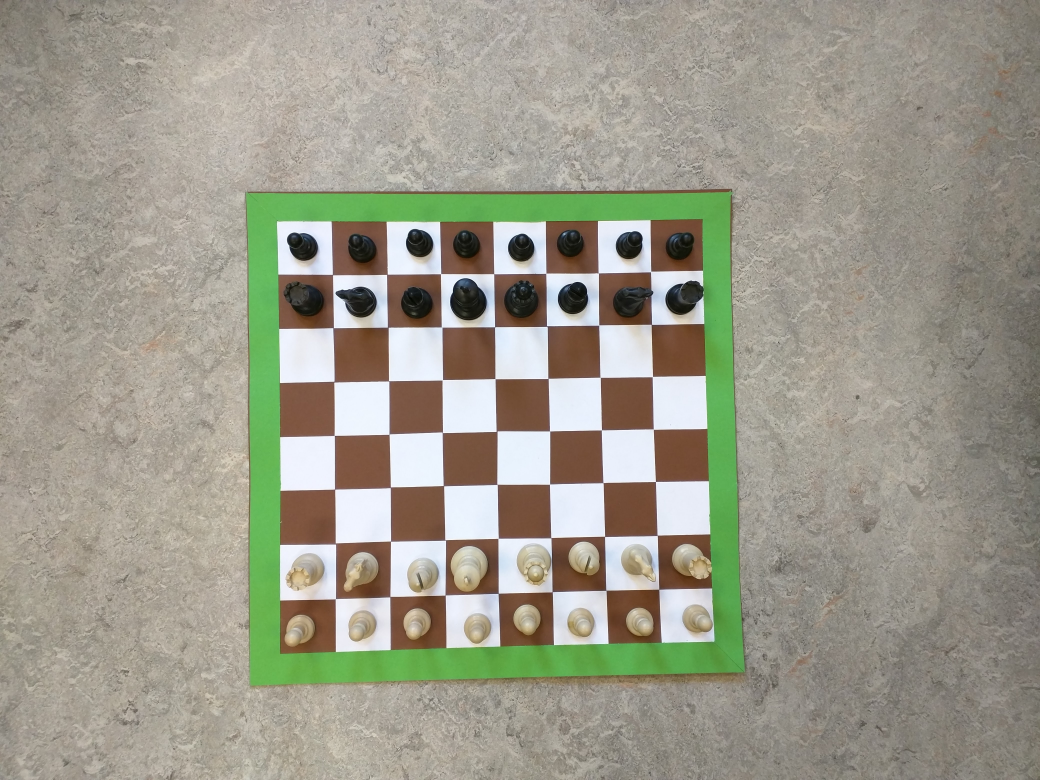
#> input picture images/board0.jpg, 4160 x 3120 px (shown at 1/4 size); its folder holds only this picture in this run
$ python chess.py
#> lines starting #> are read from the running program, lines starting #| are printed output that depends on the picture
### good_features.py
import numpy as np
import cv2
from math import sqrt, atan
from copy import deepcopy
from operator import itemgetter


def find_81_corners(img):
    gray = cv2.cvtColor(img,cv2.COLOR_BGR2GRAY)

    #blurred = cv2.GaussianBlur(gray, (55,55), 0)
    #blurred = cv2.blur(gray, (60,60))
    blurred = cv2.medianBlur(gray, 31)
    #blurred = cv2.bilateralFilter(gray, 9,75,75)

    corners = cv2.goodFeaturesToTrack(blurred,81,0.01,170)
    weird_corners = np.int0(corners).tolist()
    corners = []
    for c in weird_corners:
        corners.append(c[0])
    return corners

def draw_corners(corners, img, filename):
    img_copy = img.copy()
    for i in corners:
        x,y = i
        cv2.circle(img_copy,(x,y),25,255,-1)
    cv2.imwrite('images/' + filename + '.png',img_copy)

def create_line(a, b):
    ax, ay = a
    bx, by = b
    return (ax,ay,bx,by)

def line_to_point_dist(l, p):
    x0,y0 = p
    x1,y1,x2,y2 = l
    numerator = abs((y2-y1)*x0 - (x2-x1)*y0 + x2*y1 - y2*x1)
    denominator = sqrt((y2-y1)**2 + (x2-x1)**2)
    return numerator/denominator

def find_slope(line):
    x1,y1,x2,y2 = line
    if x1 == x2:
        return 0
    if y1 == y2:
        return 999
    x_diff = (x1-x2)
    y_diff = (y1-y2)
    slope = y_diff/x_diff
    degrees = atan(slope) * 180 / np.pi
    return degrees

# Find lines that are close enough to multiple points
def find_lines_from_points(points):
    a_points = points
    result = []
    threshold = 30.0
    while a_points:
        a = a_points.pop()
        b_points = deepcopy(a_points) # copy a_points
        while b_points:
            b = b_points.pop()
            c_points = deepcopy(b_points) # copy b_points
            line = create_line(a,b)
            points_on_line = 2
            while c_points:
                c = c_points.pop()
                distance = line_to_point_dist(line, c)
                if distance < threshold:
                    points_on_line += 1
                    #a_points.remove(c)
                    b_points.remove(c)
            if points_on_line > 5:
                result.append(line)
    lines = []
    for r in result:
        s = find_slope(r)
        line = (r,s)
        lines.append(line)

    return lines

def update_line_groups(largest, next_largest, new):
    if len(new) > len(largest):
        next_largest = largest
        largest = new
    elif len(new) > len(next_largest):
        next_largest = new
    return largest, next_largest

# group lines by similair angle
# assume that the groups we're interested in are the largest
def find_largest_line_groups(lines):
    sorted_lines = sorted(lines,key=itemgetter(1))
    diffs = []
    most_lines = []
    next_most_lines = []
    all_lists = []
    prev_index = 0
    for i in range(len(sorted_lines)-1):
        diff = sorted_lines[i+1][1]-sorted_lines[i][1]
        if diff > 5:
            new_list = sorted_lines[prev_index:i+1]
            prev_index = i+1
            all_lists.append(new_list)
            most_lines, next_most_lines = update_line_groups(most_lines, next_most_lines, new_list)
    last_list = sorted_lines[prev_index:]
        # [5 lines of commented-out code are left out]
    all_lists.append(last_list)
    most_lines, next_most_lines = update_line_groups(most_lines, next_most_lines, last_list)
    return most_lines, next_most_lines

# find the outmost lines in a list of lines
def find_outer_lines(lines):
    angle = lines[0][1]
    if angle < 45 and angle > -45:
        axis = 1 # or is it 1?
    else:
        axis = 0
    lowest_value = 99999
    lowest_line = None
    highest_value = 0
    highest_line = None

    for line in lines:
        x1,y1,x2,y2 = line[0]
        avg = [(x1+x2)/2, (y1+y2)/2]
        if avg[axis] < lowest_value:
            lowest_line = line
            lowest_value = avg[axis]
        if avg[axis] > highest_value:
            highest_line = line
            highest_value = avg[axis]
    return [lowest_line, highest_line]

# [6 lines of commented-out code are left out]

def find_line_intersection(pair, lines):
    i,j = pair
    x1,y1,x2,y2 = lines[i][0]
    x3,y3,x4,y4 = lines[j][0]
    # https://en.wikipedia.org/wiki/Line%E2%80%93line_intersection#Given_two_points_on_each_line
    px_num = (x1*y2-y1*x2)*(x3-x4) - (x1-x2)*(x3*y4-y3*x4)
    px_den = (x1-x2)*(y3-y4) - (y1-y2)*(x3-x4)
    py_num = (x1*y2-y1*x2)*(y3-y4) - (y1-y2)*(x3*y4-y3*x4)
    py_den = (x1-x2)*(y3-y4) - (y1-y2)*(x3-x4)
    return (px_num//px_den, py_num//py_den)

def find_intersections(list_of_lines):
    lines_pairs = [(0,2), (1,2), (0,3), (1,3)]
    corners = []
    for pair in lines_pairs:
        corner = find_line_intersection(pair, list_of_lines)
        corners.append(corner)
        #cv2.circle(img,corner,40,(255,255,255),-1)
    #cv2.imwrite('images/test3.png',img)

    np_corners = np.empty((4, 2), dtype="float32")
    for i in range(len(corners)):
        np_corners[i][0] = corners[i][0]
        np_corners[i][1] = corners[i][1]
    return np_corners

### chessboard_finding.py
import cv2 as cv
import numpy as np
from astar import Node, Graph, AStar
import good_features as gf

def find_chessboard(image, method):
    if method == 'greendiff':
        green = greendiff(image)
        corners = find_corners_using_astar(green)
    elif method == 'goodfeatures':
        all_corners = gf.find_81_corners(image)
        gf.draw_corners(all_corners, image, 'all_corners')
        lines = gf.find_lines_from_points( all_corners )
        g1,g2 = gf.find_largest_line_groups(lines)
        chess_board_lines = gf.find_outer_lines(g1)
        chess_board_lines += gf.find_outer_lines(g2)
        corners = gf.find_intersections(chess_board_lines)
        gf.draw_corners(corners, image, 'board_corners')

    else:
        print("Method not implemented or not found")
        return

    return corners


# [52 lines left out: functions greendiff, find_corners_using_astar, find_astar_corner, not called in this run]

### crop.py
import cv2 as cv
import numpy as np


def transform(image, corners, square_size):
    transformed_size = square_size * 8 # 8 chess squares
    s = transformed_size
    transformed_corners = np.array([[0,0],[s,0],[0,s],[s,s]], dtype="float32")
    transform_matrix = cv.getPerspectiveTransform(corners,transformed_corners)
    result = cv.warpPerspective(image,transform_matrix,(s,s))

    print('Transformed the image.')
    cv.imwrite('images/' + 'transform' + '.png', result)

    return result


def cut_and_save(image, x_size, y_size):
    c_x = np.arange(0,x_size*8+1,x_size)
    c_y = np.arange(0,y_size*8+1,y_size)

    for x in range(8):
        for y in range(8):
            square = image[c_x[x]:c_x[x+1], c_y[y]:c_y[y+1]]
            cv.imwrite('images/squares/' + str(x) + str(y) + '.png', square)
    print("Chess board squares extracted.")

### chess_deep.py
import tensorflow as tf
import os
import chess_dataset

# Disable compile warnings
os.environ['TF_CPP_MIN_LOG_LEVEL'] = '2'

# Model save location
"/tmp/chess_model.ckpt"

# [58 lines left out: function deepnn, not called in this run]


def conv2d(x, W):
    """conv2d returns a 2d convolution layer with full stride."""
    return tf.nn.conv2d(x, W, strides=[1, 1, 1, 1], padding='SAME')


# [40 lines left out: functions max_pool_2x2, weight_variable, bias_variable, classify_squares, not called in this run]


def train_model():
    # Import data
    chess = chess_dataset.read_data_sets()

    # Create the model
    x = tf.placeholder(tf.float32, [None, 48, 48, 3])

    # Define loss and optimizer
    y_ = tf.placeholder(tf.float32, [None, 13])

    # Build the graph for the deep net
    y_conv, keep_prob = deepnn(x)

    cross_entropy = tf.reduce_mean(
        tf.nn.softmax_cross_entropy_with_logits(labels=y_, logits=y_conv))
    train_step = tf.train.AdamOptimizer(1e-4).minimize(cross_entropy)
    correct_prediction = tf.equal(tf.argmax(y_conv, 1), tf.argmax(y_, 1))
    accuracy = tf.reduce_mean(tf.cast(correct_prediction, tf.float32))

    # Enable saving and loading of variables
    saver = tf.train.Saver()

    with tf.Session() as sess:
        sess.run(tf.global_variables_initializer())
        max_ta = 0.75
        for i in range(20000):
            batch = chess.train.next_batch(50)
            if i % 100 == 0:
                train_accuracy = accuracy.eval(feed_dict={
                    x: batch[0], y_: batch[1], keep_prob: 1.0})
                test_accuracy = accuracy.eval(feed_dict={
                    x: chess.test.images, y_: chess.test.labels, keep_prob: 1.0})
                print('step {:04d} accuracy: train {:.2f}, test {:.2f}'.format(
                    i, train_accuracy, test_accuracy))
                if test_accuracy > max_ta:
                    # Save the variables to disk.
                    save_path = saver.save(sess, "/tmp/chess_model.ckpt")
                    print("Model saved in file: {}".format(save_path))
                    max_ta = test_accuracy
            train_step.run(feed_dict={x: batch[0], y_: batch[1], keep_prob: 0.7})

# [2 lines that do not run on import are left out]

### chess_dataset.py
import os, collections, random
from skimage import io
from skimage.transform import rotate
import numpy as np

DATA_SET_DIR = os.path.join(os.getcwd(), '50x50')
PIECES = ['e', 'k', 'q', 'r', 'n', 'b', 'p']
COLORS = ['w', 'b', 'n']
Datasets = collections.namedtuple('Datasets', ['train', 'validation', 'test'])


class DataSet(object):

    # [10 lines left out: function __init__, not called in this run]

    @property
    def images(self):
        return self._images

    @property
    def labels(self):
        return self._labels

    @property
    def num_examples(self):
        return self._num_examples

    # [58 lines left out: functions next_batch, one_hot, one_hot_index, expand_instance, not called in this run]


def crop_set(data_set):
    for instance in data_set:
        instance[0] = instance[0][1:49, 1:49]


def extract_data(validation_fraction, test_fraction):
    # Read data set from data directory
    data = []
    for piece in PIECES:
        p_path = os.path.join(DATA_SET_DIR, piece)
        p_white = []
        p_black = []
        p_none = []
        for filename in os.listdir(p_path):
            # Make sure file is a valid data set file
            if filename[0] not in PIECES:
                continue
            img = io.imread(os.path.join(p_path, filename))
            if filename[1] == 'w':
                p_white.append(img)
            elif filename[1] == 'b':
                p_black.append(img)
            else:
                p_none.append(img)
        random.shuffle(p_white)
        random.shuffle(p_black)
        random.shuffle(p_none)
        data.append([p_white, p_black, p_none])

    # Split data set into training, validation, and test sets
    tr = []
    vl = []
    ts = []
    p_index = 0
    for piece_data in data:
        c_index = 0
        for color_data in piece_data:
            l = len(color_data)
            vl_index = int(l*validation_fraction)
            ts_index = int(l - l*test_fraction)
            for img in color_data[:vl_index]:
                vl.append([img,
                           one_hot(one_hot_index(p_index, c_index), 13)])
            for img in color_data[vl_index:ts_index]:
                tr.append([img,
                           one_hot(one_hot_index(p_index, c_index), 13)])
            for img in color_data[ts_index:]:
                ts.append([img,
                           one_hot(one_hot_index(p_index, c_index), 13)])
            c_index += 1
        p_index += 1

    # Expand training set
    new_tr =[]
    for instance in tr:
        for derived_instance in expand_instance(instance):
            new_tr.append(derived_instance)
    tr = new_tr

    # Crop validation and test set
    crop_set(vl)
    crop_set(ts)

    random.shuffle(tr)
    random.shuffle(vl)
    random.shuffle(ts)

    tr_imgs = np.array([instance[0] for instance in tr])
    tr_lbs = np.array([instance[1] for instance in tr])
    vl_imgs = np.array([instance[0] for instance in vl])
    vl_lbs = np.array([instance[1] for instance in vl])
    ts_imgs = np.array([instance[0] for instance in ts])
    ts_lbs = np.array([instance[1] for instance in ts])

    return {'tr_imgs': tr_imgs, 'tr_lbs': tr_lbs,
            'vl_imgs': vl_imgs, 'vl_lbs': vl_lbs,
            'ts_imgs': ts_imgs, 'ts_lbs': ts_lbs}


def read_data_sets(validation_fraction=0.0, test_fraction=0.2):
    data = extract_data(validation_fraction, test_fraction)
    train = DataSet(data['tr_imgs'], data['tr_lbs'])
    validation = DataSet(data['vl_imgs'], data['vl_lbs'])
    test = DataSet(data['ts_imgs'], data['ts_lbs'])

    return Datasets(train=train, validation=validation, test=test)

### chess.py
import cv2 as cv
from skimage import io
import numpy as np
import os
import chess_deep
from chessboard_finding import find_chessboard
from crop import transform, cut_and_save


def main(name):
    image = open_image(name)
#> in open_image, image is the input picture: shape (3120, 4160, 3); mean B, G, R 139.5, 154.4, 156.6
#    coordinates = find_chessboard(image, "greendiff")
    coordinates = find_chessboard(image, "goodfeatures")
#> in find_81_corners, `gray = cv2.cvtColor(img,cv2.COLOR_BGR2GRAY)`:
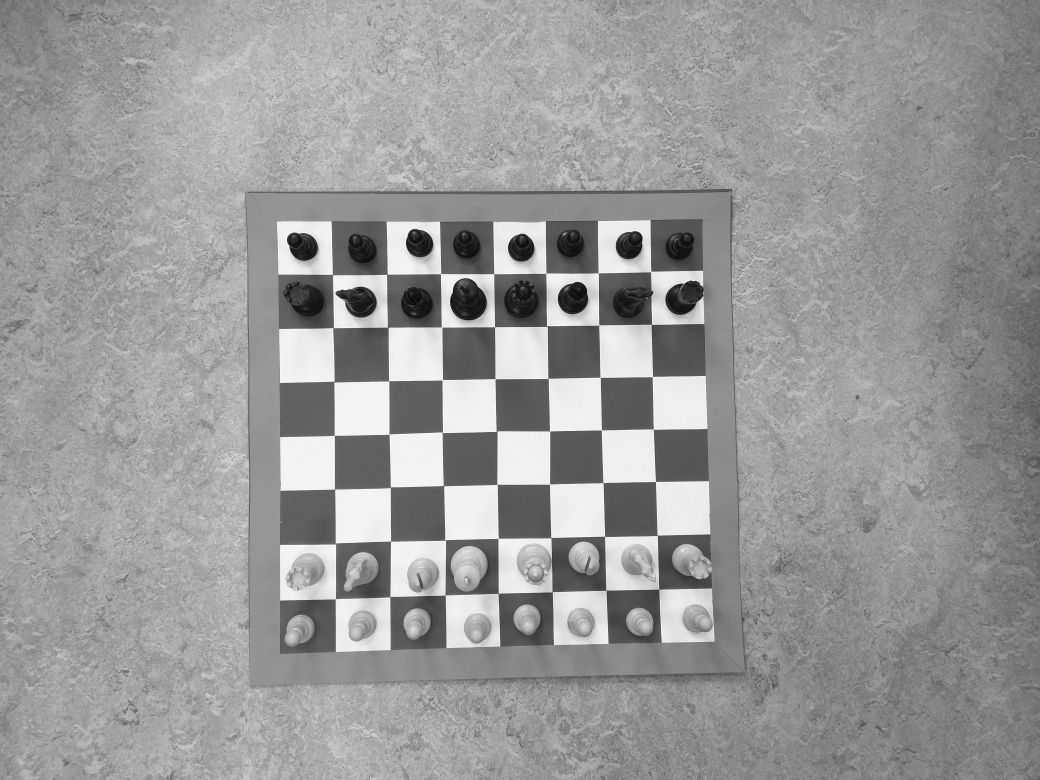
#> gray: shape (3120, 4160) (shown at 1/4 size); min 0, max 255, mean 153.3
#> in find_81_corners, `corners = cv2.goodFeaturesToTrack(blurred,81,0.01,170)`: corners = 80 rows, first 8: [1348, 1180], [1978, 1098], [1980, 1515], [1784, 1310], [1776, 1515], [1992, 1942], [1989, 1741], [1569, 2384]
#> in find_81_corners, `weird_corners = np.int0(corners).tolist()`: weird_corners = 80 items
#> the loop in find_81_corners, `for c in weird_corners:` made 80 passes
#> c on passes 1 to 12: [[1348, 1180]], [[1978, 1098]], [[1980, 1515]], [[1784, 1310]], [[1776, 1515]], [[1992, 1942]], [[1989, 1741]], [[1569, 2384]], [[2602, 894]], [[1342, 1960]], [[2798, 1134]], [[1337, 1511]]
#> after the loop in find_81_corners, `for c in weird_corners:`: corners = 80 pairs, first value 1123 to 2842, second value 876 to 2614
#> in find_chessboard, `all_corners = gf.find_81_corners(image)`: all_corners has the same summary as corners in find_81_corners
#> the loop in draw_corners, `for i in corners:` made 80 passes
#> in find_lines_from_points, `a_points = points`: a_points has the same summary as corners in find_81_corners
#> the loop in find_lines_from_points, `while a_points:` made 80 passes
#> the loop in find_lines_from_points, `for r in result:` made 83 passes
#> r on passes 1 to 12: (1135, 2614, 2795, 876), (1135, 2614, 1123, 886), (1135, 2614, 2842, 2566), (2795, 876, 2817, 1312), (2795, 876, 1123, 886), (2795, 876, 1566, 2170), (2817, 1312, 2842, 2566), (2817, 1312, 1990, 2159), (2817, 1312, 1981, 1310), (2639, 2356, 1123, 886), (2639, 2356, 2620, 1924), (2639, 2356, 1767, 2382)
#> the loop in find_largest_line_groups, `for i in range(len(sorted_lines)-1):` made 82 passes
#> the loop in find_outer_lines, `for line in lines:` made 30 passes
#> line on passes 1 to 12: ((2834, 2354, 1342, 2413), -2.26), ((2198, 1517, 1556, 1539), -1.96), ((1338, 1759, 2403, 1725), -1.83), ((2614, 1701, 1134, 1748), -1.82), ((2639, 2356, 1767, 2382), -1.71), ((2646, 2556, 1343, 2593), -1.63), ((1135, 2614, 2842, 2566), -1.61), ((1767, 2382, 2834, 2354), -1.5), ((1134, 2179, 2422, 2149), -1.33), ((2422, 2149, 1990, 2159), -1.33), ((2809, 1503, 2198, 1517), -1.31), ((2203, 2157, 1566, 2170), -1.17)
#> the loop in find_outer_lines (call 2), `for line in lines:` made 27 passes
#> line on passes 1 to 12: ((1747, 1097, 1792, 1945), 86.96), ((2795, 876, 2817, 1312), 87.11), ((2403, 1725, 2414, 1949), 87.19), ((2639, 2356, 2620, 1924), 87.48), ((2620, 1924, 2646, 2556), 87.64), ((2001, 2572, 1994, 2391), 87.79), ((2842, 2566, 2834, 2354), 87.84), ((2646, 2556, 2614, 1701), 87.86), ((2834, 2354, 2827, 2137), 88.15), ((1760, 901, 1792, 1945), 88.24), ((2203, 2157, 2215, 2566), 88.32), ((1990, 2159, 2001, 2572), 88.47)
#> the loop in find_intersections, `for i in range(len(corners)):` made 4 passes
#> the loop in draw_corners (call 2), `for i in corners:` made 4 passes
#> i on passes 1 to 4: [1123, 886], [1137, 2613], [2778, 876], [2842, 2566]
    chessboard_image = transform(image, coordinates, 50)
#> in transform, `result = cv.warpPerspective(image,transform_matrix,(s,s))`:
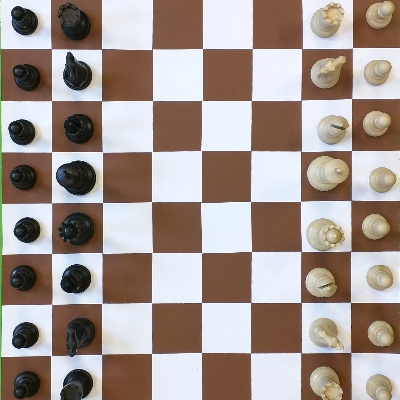
#> result: shape (400, 400, 3); mean B, G, R 142.8, 149.2, 163
    cut_and_save(chessboard_image, 50, 50)
#> the loop in cut_and_save, `for x in range(8):` made 8 passes
#> pass 1, in cut_and_save, `cv.imwrite('images/squares/' + str(x) + str(y) + '.png', square)`:
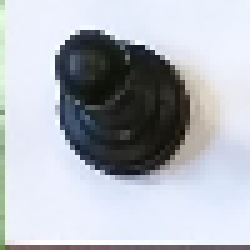
#> saved as 00.png: shape (50, 50, 3) (shown 5 times larger); mean B, G, R 190.7, 182.6, 178.3
#> pass 1, in cut_and_save, `cv.imwrite('images/squares/' + str(x) + str(y) + '.png', square)`:
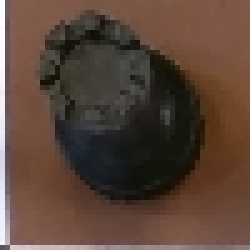
#> saved as 01.png: shape (50, 50, 3) (shown 5 times larger); mean B, G, R 56.5, 68.2, 89.7
#> pass 1, in cut_and_save, `cv.imwrite('images/squares/' + str(x) + str(y) + '.png', square)`:
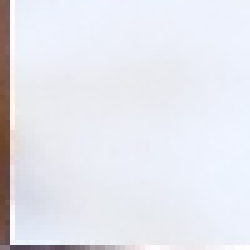
#> saved as 02.png: shape (50, 50, 3) (shown 5 times larger); mean B, G, R 237.6, 230.4, 229.2
#> pass 1, in cut_and_save, `cv.imwrite('images/squares/' + str(x) + str(y) + '.png', square)`:
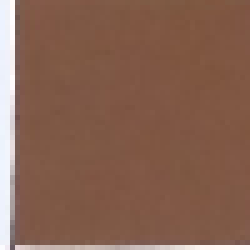
#> saved as 03.png: shape (50, 50, 3) (shown 5 times larger); mean B, G, R 81.6, 98.4, 134.9

    # Check for model
    if not os.path.isfile("/tmp/checkpoint"):
        chess_deep.train_model()

    # Load squares
    chess_squares = read_square_images()

    # Classify
    chess_squares = chess_deep.classify_squares(chess_squares)

    # translate to human readable output
    print_classes(chess_squares)


def open_image(name):
    path = os.path.join(os.getcwd(), "images/", name + ".jpg")
    if os.path.exists(path):
        image = cv.imread(path)
    else:
        print("The path " + path + " could not be found.")
        return
    return image


def read_square_images():
    squares = []
    sq_dir = os.path.join(os.getcwd(), "images", "squares")
    for i in range(8):
        for j in range(8):
            filename = str(i) + str(j) + ".png"
            img = io.imread(os.path.join(sq_dir, filename))[1:49, 1:49]
            squares.append(img)
    return np.array(squares)


def class_to_letter(c):
    letters = [' ', 'K', 'Q', 'R', 'N', 'B', 'P', 'k', 'q', 'r', 'n', 'b', 'p']
    return letters[c]


def print_classes(classes):
    for i in range(8):
        for j in range(8):
            print('[' + class_to_letter(classes[i+j*8]) + ']', end=' ')
        print()


if __name__ == "__main__":
    import sys
    if len(sys.argv) > 1:
        image_path = sys.argv[1]
    else:
        image_path = "board0"
#> (the run stopped early here; a loop or call above may not have finished)
